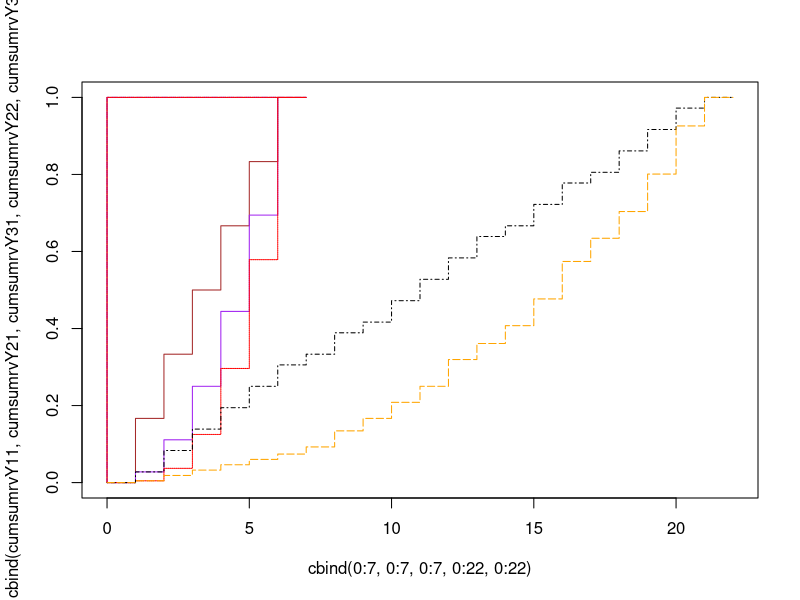
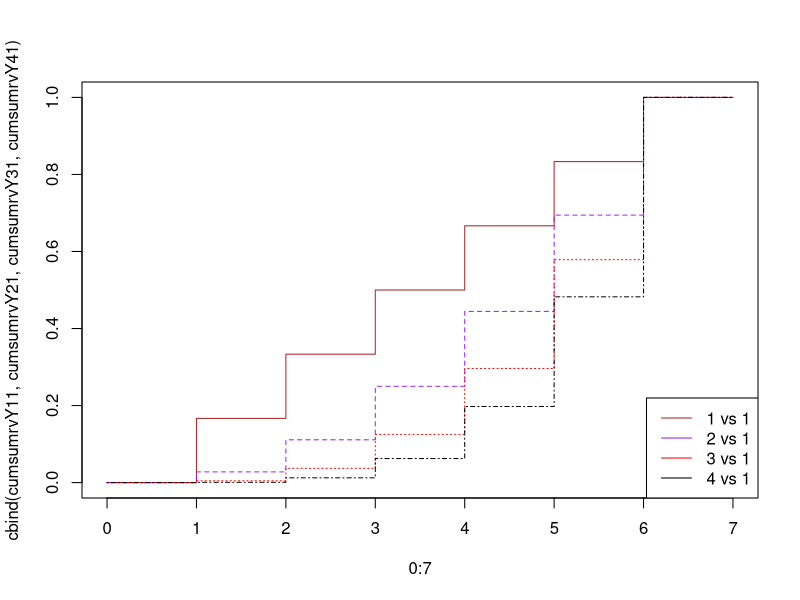
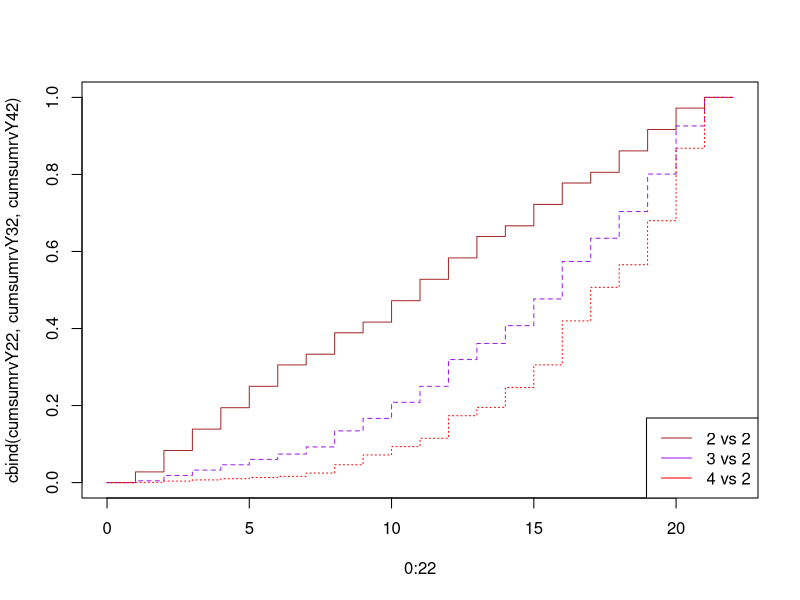
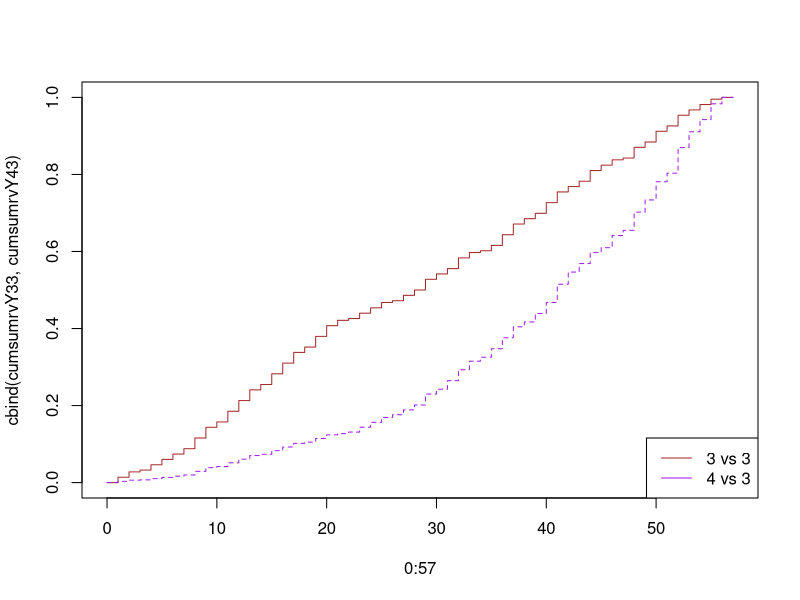
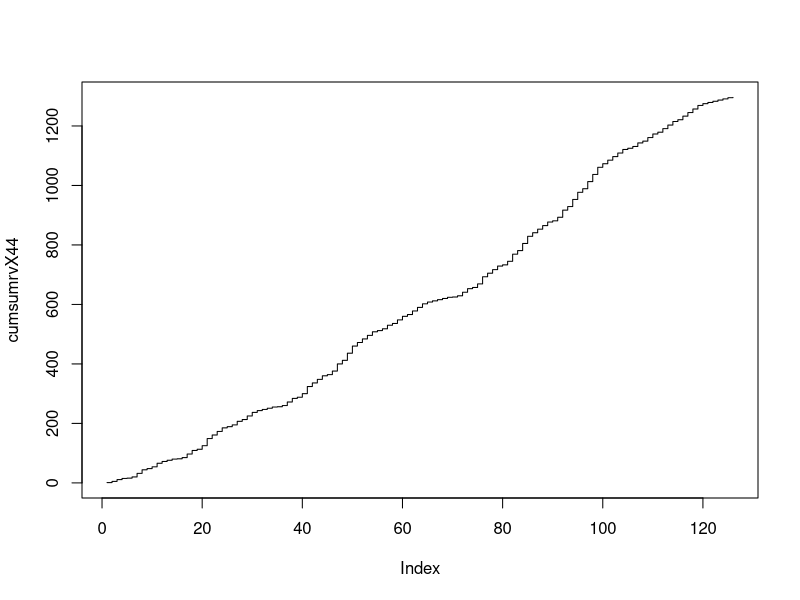
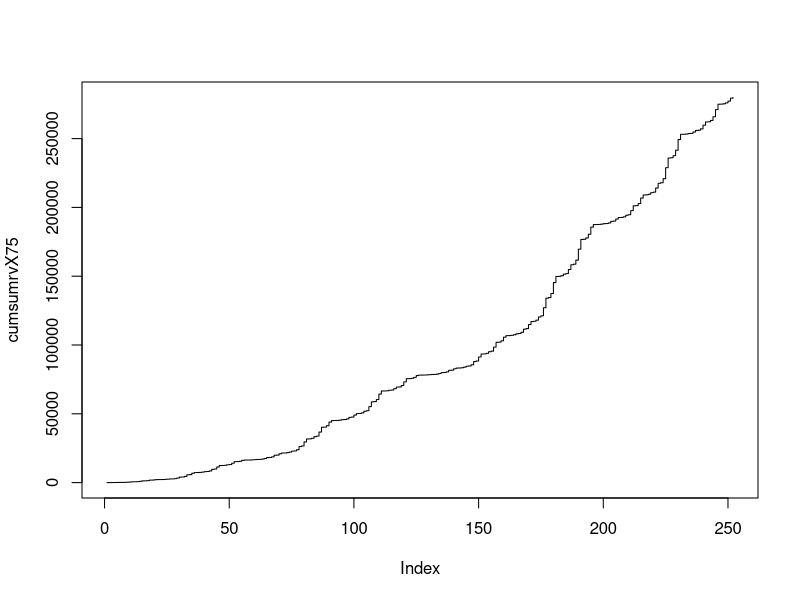

Recreate these plots in R, in order.
#library(ggplot2) 

# Random variable X ordenado por combinaciones de que combinacion de dados tiene mas chance ganar
# CDF

# Escenarios clasicos
# 12
cumsumrvY31 <- c(0, 1, 8, 27, 64, 125, 216, 216) / 216
cumsumrvY21 <- c(0, 1, 4, 9, 16, 25, 36, 36) / 36
cumsumrvY11 <- c(0, 1, 2, 3, 4, 5, 6, 6) / 6
cumsumrvY32 <- c(0, 1, 4, 7, 10, 13, 16, 20, 29, 36, 45, 54, 69, 78, 88, 103, 124, 137, 152, 173, 200, 216, 216) / 216
cumsumrvY22 <- c(0, 1, 3, 5, 7, 9, 11, 12, 14, 15, 17, 19, 21, 23, 24, 26, 28, 29, 31, 33, 35, 36, 36) / 36
matplot(
    cbind(0:7, 0:7, 0:7, 0:22, 0:22), 
    cbind(cumsumrvY11, cumsumrvY21, cumsumrvY31, cumsumrvY22, cumsumrvY32), 
    type='s',
    col = c("brown", "purple", "red", "black", "orange"),
    )

# Scenario (n vs 1)
cumsumrvY41 <- c(0, 1, 16, 81, 256, 625, 1296, 1296) / 1296
cumsumrvY31 <- c(0, 1, 8, 27, 64, 125, 216, 216) / 216
cumsumrvY21 <- c(0, 1, 4, 9, 16, 25, 36, 36) / 36
cumsumrvY11 <- c(0, 1, 2, 3, 4, 5, 6, 6) / 6
matplot(
    0:7, 
    cbind(cumsumrvY11, cumsumrvY21, cumsumrvY31, cumsumrvY41), 
    type='s',
    col = c("brown", "purple", "red", "black"),
    do.points = TRUE, pch = 16,col.points = "blue"
    )
legend("bottomright", legend = c("1 vs 1", "2 vs 1", "3 vs 1", "4 vs 1"), 
        col = c("brown", "purple", "red", "black"),
        lty = 1)
 

# Scenario (n vs 2)
cumsumrvY42 <- c(0, 1, 5, 9, 13, 17, 21, 32, 60, 93, 121, 149, 225, 253, 320, 396, 544, 657, 733, 881, 1125, 1296, 1296) / 1296
cumsumrvY32 <- c(0, 1, 4, 7, 10, 13, 16, 20, 29, 36, 45, 54, 69, 78, 88, 103, 124, 137, 152, 173, 200, 216, 216) / 216
cumsumrvY22 <- c(0, 1, 3, 5, 7, 9, 11, 12, 14, 15, 17, 19, 21, 23, 24, 26, 28, 29, 31, 33, 35, 36, 36) / 36
matplot(
    0:22, 
    cbind(cumsumrvY22, cumsumrvY32, cumsumrvY42), 
    type='s',
    col = c("brown", "purple", "red"),
    do.points = TRUE, pch = 16,col.points = "blue"
    )
legend("bottomright", legend = c("2 vs 2", "3 vs 2", "4 vs 2"), 
        col = c("brown", "purple", "red"),
        lty = 1)





# Scenario (n vs 3)
cumsumrvY33 <- c(0, 3, 6, 7, 10, 13, 16, 19, 25, 31, 34, 40, 46, 52, 55, 61, 67, 73, 76, 82, 88, 91, 92, 95, 98, 101, 102, 105, 108, 114, 117, 120, 126, 129, 130, 133, 139, 145, 148, 151, 157, 163, 166, 169, 175, 178, 181, 182, 188, 191, 197, 200, 206, 209, 212, 215, 216, 216) / 216
cumsumrvY43 <- c(0, 4, 8, 9, 13, 17, 21, 25, 37, 49, 53, 65, 77, 89, 93, 105, 117, 129, 133, 145, 157, 161, 166, 182, 198, 214, 223, 239, 255, 291, 307, 335, 371, 399, 412, 440, 476, 512, 528, 556, 592, 652, 692, 720, 756, 772, 812, 829, 889, 929, 989, 1017, 1101, 1153, 1193, 1245, 1266, 1266) / 1266
matplot(
    0:57,
    cbind(cumsumrvY33, cumsumrvY43), 
    type='s',
    col = c("brown", "purple"),
    do.points = TRUE, pch = 16,col.points = "blue"
    )
legend("bottomright", legend = c("3 vs 3", "4 vs 3"), 
        col = c("brown", "purple"),
        lty = 1)



# Scenario (4 vs 4)
cumsumrvX44 <- c(1, 5, 11, 15, 16, 20, 32, 44, 48, 54, 66, 72, 76, 80, 81, 85, 97, 109, 113, 125, 149, 161, 173, 185, 189, 195, 207, 213, 225, 237, 243, 247, 251, 255, 256, 260, 272, 284, 288, 300, 324, 336, 348, 360, 364, 376, 400, 412, 436, 460, 472, 484, 496, 508, 512, 518, 530, 536, 548, 560, 566, 578, 590, 602, 608, 612, 616, 620, 624, 625, 629, 641, 653, 657, 669, 693, 705, 717, 729, 733, 745, 769, 781, 805, 829, 841, 853, 865, 877, 881, 893, 917, 929, 953, 977, 989, 1013, 1037, 1061, 1073, 1085, 1097, 1109, 1121, 1125, 1131, 1143, 1149, 1161, 1173, 1179, 1191, 1203, 1215, 1221, 1233, 1245, 1257, 1269, 1275, 1279, 1283, 1287, 1291, 1295, 1296)
plot(cumsumrvX44, type='s')

# Scenario (5 vs 7)
cumsumrvX75 <- c(1, 8, 29, 64, 99, 128, 135, 177, 282, 422, 576, 597, 702, 912, 1248, 1283, 1423, 1808, 1843, 2088, 2187, 2194, 2236, 2341, 2481, 2635, 2677, 2887, 3307, 3979, 4084, 4504, 5659, 5799, 6779, 7290, 7311, 7416, 7626, 7962, 8067, 8487, 9642, 9852, 11322, 12393, 12428, 12568, 12953, 13093, 14073, 15228, 15263, 15508, 16173, 16384, 16391, 16433, 16538, 16678, 16832, 16874, 17084, 17504, 18176, 18281, 18701, 19856, 19996, 20976, 21487, 21529, 21739, 22159, 22831, 23041, 23881, 26191, 26611, 29551, 31693, 31798, 32218, 33373, 33793, 36733, 40198, 40338, 41318, 43978, 45056, 45077, 45182, 45392, 45728, 45833, 46253, 47408, 47618, 49088, 50159, 50264, 50684, 51839, 52259, 55199, 58664, 58874, 60344, 64334, 66560, 66595, 66735, 67120, 67260, 68240, 69395, 69535, 70515, 73175, 75520, 75555, 75800, 76465, 77760, 78125, 78132, 78174, 78279, 78419, 78573, 78615, 78825, 79245, 79917, 80022, 80442, 81597, 81737, 82717, 83228, 83270, 83480, 83900, 84572, 84782, 85622, 87932, 88352, 91292, 93434, 93539, 93959, 95114, 95534, 98474, 101939, 102079, 103059, 105719, 106797, 106839, 107049, 107469, 108141, 108351, 109191, 111501, 111921, 114861, 117003, 117213, 118053, 120363, 121203, 127083, 134013, 134433, 137373, 145353, 149805, 149910, 150330, 151485, 151905, 154845, 158310, 158730, 161670, 169650, 176685, 176825, 177805, 180465, 185645, 187500, 187521, 187626, 187836, 188172, 188277, 188697, 189852, 190062, 191532, 192603, 192708, 193128, 194283, 194703, 197643, 201108, 201318, 202788, 206778, 209004, 209109, 209529, 210684, 211104, 214044, 217509, 217929, 220869, 228849, 235884, 236094, 237564, 241554, 249324, 253125, 253160, 253300, 253685, 253825, 254805, 255960, 256100, 257080, 259740, 262085, 262225, 263205, 265865, 271045, 275000, 275035, 275280, 275945, 277240, 279375, 279936)
plot(cumsumrvX75, type='s')
